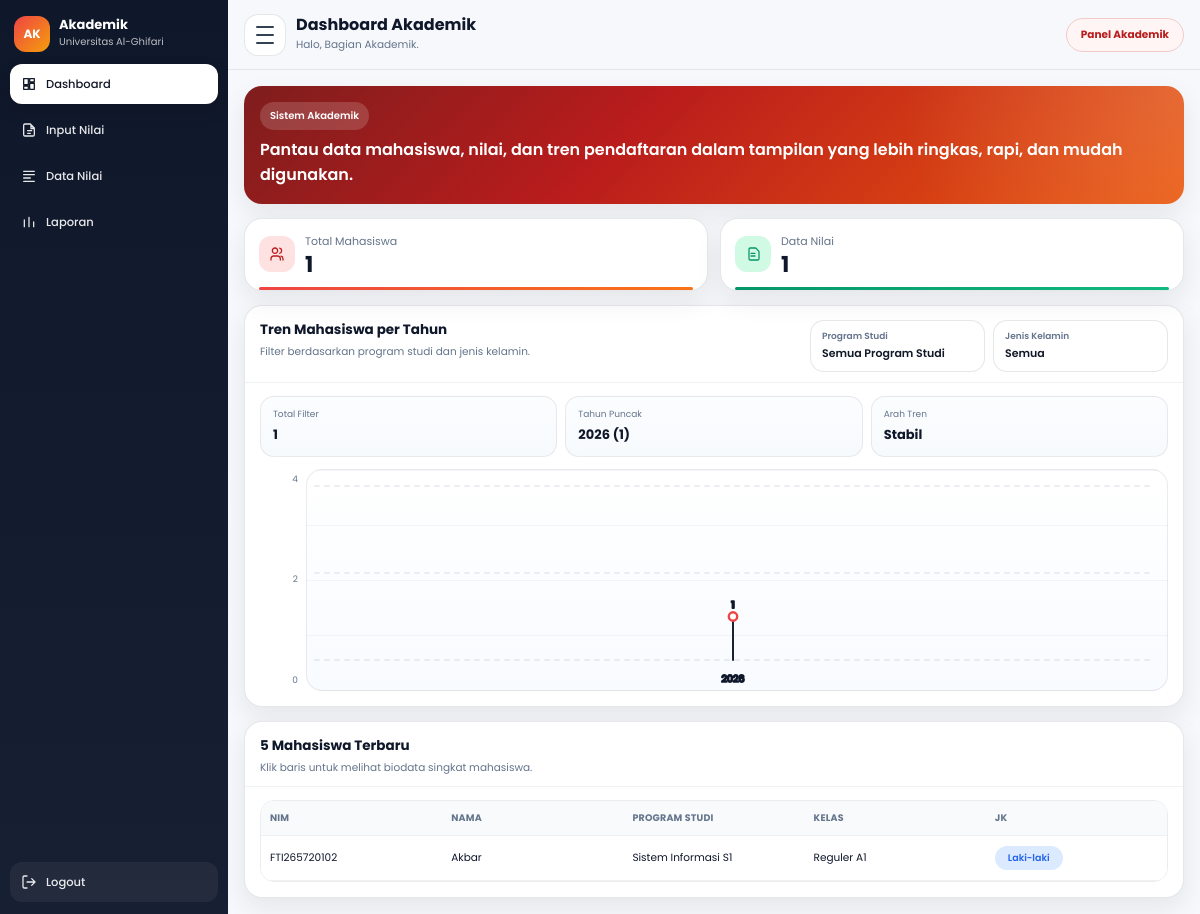
The app's page /akademik/dashboard.php?login=1 (signed in) with its own data.
### tables this page shows
CREATE TABLE `mahasiswa` (
  `id_mahasiswa` int NOT NULL,
  `tanggal_registrasi` date NOT NULL,
  `periode_pendaftaran` varchar(60) NOT NULL,
  `jenis_pendaftaran` varchar(60) NOT NULL,
  `jalur_pendaftaran` varchar(60) DEFAULT NULL,
  `program_studi` varchar(100) NOT NULL,
  `kelas` varchar(30) NOT NULL,
  `nim` varchar(30) NOT NULL,
  `jalur_keuangan` varchar(100) NOT NULL,
  `nama_mahasiswa` varchar(150) NOT NULL,
  `tempat_lahir` varchar(100) NOT NULL,
  `tanggal_lahir` date NOT NULL,
  `jenis_kelamin` varchar(20) NOT NULL,
  `golongan_darah` varchar(5) DEFAULT NULL,
  `agama` varchar(30) NOT NULL,
  `ukuran_seragam` varchar(10) NOT NULL,
  `nik` varchar(30) DEFAULT NULL,
  `nisn` varchar(30) DEFAULT NULL,
  `npwp` varchar(30) DEFAULT NULL,
  `kewarganegaraan` enum('WNI','WNA') DEFAULT NULL,
  `provinsi` varchar(100) DEFAULT NULL,
  `kab_kota` varchar(100) DEFAULT NULL,
  `kecamatan` varchar(100) DEFAULT NULL,
  `kelurahan` varchar(100) DEFAULT NULL,
  `jalan` varchar(200) DEFAULT NULL,
  `dusun` varchar(100) DEFAULT NULL,
  `rt` varchar(10) DEFAULT NULL,
  `rw` varchar(10) DEFAULT NULL,
  `kode_pos` varchar(10) DEFAULT NULL,
  `jenis_tinggal` varchar(50) DEFAULT NULL,
  `alat_transportasi` varchar(50) DEFAULT NULL,
  `telepon` varchar(30) DEFAULT NULL,
  `hp` varchar(30) DEFAULT NULL,
  `email` varchar(120) DEFAULT NULL,
  `penerima_kps` enum('Ya','Tidak') DEFAULT NULL,
  `no_kps` varchar(50) DEFAULT NULL,
  `nama_ayah` varchar(150) DEFAULT NULL,
  `tanggal_lahir_ayah` date DEFAULT NULL,
  `pendidikan_ayah` varchar(80) DEFAULT NULL,
  `pekerjaan_ayah` varchar(80) DEFAULT NULL,
  `penghasilan_ayah` varchar(80) DEFAULT NULL,
  `nama_ibu` varchar(150) DEFAULT NULL,
  `tanggal_lahir_ibu` date DEFAULT NULL,
  `pendidikan_ibu` varchar(80) DEFAULT NULL,
  `pekerjaan_ibu` varchar(80) DEFAULT NULL,
  `penghasilan_ibu` varchar(80) DEFAULT NULL,
  `nama_wali` varchar(150) DEFAULT NULL,
  `tanggal_lahir_wali` date DEFAULT NULL,
  `pendidikan_wali` varchar(80) DEFAULT NULL,
  `pekerjaan_wali` varchar(80) DEFAULT NULL,
  `penghasilan_wali` varchar(80) DEFAULT NULL,
  `asal_sekolah` varchar(150) DEFAULT NULL,
  `no_ijazah` varchar(80) DEFAULT NULL,
  `alamat_sekolah` varchar(255) DEFAULT NULL,
  `kodepos_sekolah` varchar(10) DEFAULT NULL,
  `email_sekolah` varchar(120) DEFAULT NULL,
  `telepon_sekolah` varchar(30) DEFAULT NULL,
  `website_sekolah` varchar(120) DEFAULT NULL,
  `asal_jurusan` varchar(120) DEFAULT NULL,
  `sks_diakui` int DEFAULT NULL,
  `asal_perguruan_tinggi` varchar(150) DEFAULT NULL,
  `asal_program_studi` varchar(150) DEFAULT NULL,
  `akun_dicetak` tinyint(1) NOT NULL DEFAULT '0',
  `akun_dicetak_pada` timestamp NULL DEFAULT NULL,
  `id_user` int DEFAULT NULL,
  `dibuat_pada` timestamp NULL DEFAULT CURRENT_TIMESTAMP,
  `diubah_pada` timestamp NULL DEFAULT NULL ON UPDATE CURRENT_TIMESTAMP
);

### akademik/dashboard.php (the view, shortened to what this page needs)
<?php
require_once __DIR__ . "/../config.php";
$namaLogin = $_SESSION['nama_lengkap'] ?? 'Akademik';
$totalMahasiswa = 0;
$totalNilai = 0;
$q1 = $conn->query("SELECT COUNT(*) AS total FROM mahasiswa");
if ($q1 && $row = $q1->fetch_assoc()) {
  $totalMahasiswa = (int)$row['total'];
}
$q2 = $conn->query("SELECT COUNT(*) AS total FROM nilai_mahasiswa");
if ($q2 && $row = $q2->fetch_assoc()) {
  $totalNilai = (int)$row['total'];
}
$mahasiswaTerbaru = [];
$sqlMahasiswa = "SELECT nim, nama_mahasiswa, program_studi, kelas, jenis_kelamin
                 FROM mahasiswa
                 ORDER BY id_mahasiswa DESC
                 LIMIT 5";
$resMahasiswa = $conn->query($sqlMahasiswa);
if ($resMahasiswa) {
  while ($row = $resMahasiswa->fetch_assoc()) {
    $mahasiswaTerbaru[] = $row;
  }
}
?>
<!doctype html>
<html lang="id">
<head>
  <link rel="stylesheet" href="../css/css_akademik/dashboard.css?v=2">
</head>
<body>
  <div class="app" id="app">
    <?php include __DIR__ . "/sidebarmenu.php"; ?>
    <main class="main">
      <header class="topbar">
        <div class="top-left">
          <button type="button" id="menuToggle" class="menu-toggle" aria-label="Toggle menu">
            <span></span>
            <span></span>
            <span></span>
          </button>
          <div class="topbar-text">
            <h1 class="page-title">Dashboard Akademik</h1>
            <p class="page-subtitle">Halo, <?= htmlspecialchars($namaLogin); ?>.</p>
          </div>
        </div>
        <div class="topbar-right">
          <span class="topbar-pill">Panel Akademik</span>
        </div>
      </header>
      <div class="content">
        <section class="hero">
          <div class="hero-content">
            <div class="hero-kicker">Sistem Akademik</div>
            <h2 class="hero-title">Pantau data mahasiswa, nilai, dan tren pendaftaran dalam tampilan yang lebih ringkas, rapi, dan mudah digunakan.</h2>
          </div>
        </section>
        <section class="stats">
          <div class="card stat-card accent-red">
            <div class="stat-head">
              <span class="stat-icon">
                <svg viewBox="0 0 24 24" fill="none">
                  <path d="M17 21v-2a4 4 0 0 0-4-4H7a4 4 0 0 0-4 4v2m18 0v-2a4 4 0 0 0-3-3.87M16 3.13a4 4 0 0 1 0 7.75M13 7a4 4 0 1 1-8 0 4 4 0 0 1 8 0Z"/>
                </svg>
              </span>
              <div class="stat-meta">
                <div class="stat-label">Total Mahasiswa</div>
                <div class="stat-value"><?= number_format($totalMahasiswa); ?></div>
              </div>
            </div>
          </div>
          <div class="card stat-card accent-green">
            <div class="stat-head">
              <span class="stat-icon">
                <svg viewBox="0 0 24 24" fill="none">
                  <path d="M9 11h6m-6 4h6M8 3h8l5 5v11a2 2 0 0 1-2 2H8a2 2 0 0 1-2-2V5a2 2 0 0 1 2-2Z"/>
                </svg>
              </span>
              <div class="stat-meta">
                <div class="stat-label">Data Nilai</div>
                <div class="stat-value"><?= number_format($totalNilai); ?></div>
              </div>
            </div>
          </div>
        </section>
        <section class="content-grid">
          <div class="card chart-card">
            <div class="card-head card-head-flex">
              <div>
                <h2>Tren Mahasiswa per Tahun</h2>
                <p class="section-subtitle">Filter berdasarkan program studi dan jenis kelamin.</p>
              </div>
              <div class="filter-popups">
                <div class="filter-popup">
                  <button type="button" class="filter-toggle">
                    <span>Program Studi</span>
                    <strong id="filterProdiLabel">Semua Program Studi</strong>
                  </button>
                </div>
                <div class="filter-popup">
                  <button type="button" class="filter-toggle">
                    <span>Jenis Kelamin</span>
                    <strong id="filterGenderLabel">Semua</strong>
                  </button>
                </div>
              </div>
            </div>
            <div class="card-body">
              <div class="chart-summary">
                <div class="summary-chip">
                  <span class="summary-label">Total Filter</span>
                  <strong id="summaryTotal">0</strong>
                </div>
                <div class="summary-chip">
                  <span class="summary-label">Tahun Puncak</span>
                  <strong id="summaryPeak">-</strong>
                </div>
                <div class="summary-chip">
                  <span class="summary-label">Arah Tren</span>
                  <strong id="summaryTrend">Stabil</strong>
                </div>
              </div>
              <div class="chart-box">
                <div class="chart-y-axis">
                  <span id="yMax">0</span>
                  <span id="yMid">0</span>
                  <span>0</span>
                </div>
                <div class="chart-canvas" id="chartCanvas"></div>
              </div>
            </div>
          </div>
        </section>
        <section class="bottom-grid">
          <div class="card">
            <div class="card-head">
              <h2>5 Mahasiswa Terbaru</h2>
              <p class="section-subtitle">Klik baris untuk melihat biodata singkat mahasiswa.</p>
            </div>
            <div class="card-body">
              <?php if (!empty($mahasiswaTerbaru)): ?>
                <div class="table-wrap">
                  <table class="table">
                    <thead>
                      <tr>
                        <th>NIM</th>
                        <th>Nama</th>
                        <th>Program Studi</th>
                        <th>Kelas</th>
                        <th>JK</th>
                      </tr>
                    </thead>
                    <tbody>
                      <?php foreach ($mahasiswaTerbaru as $m): ?>
                        <tr
                          class="student-row"
                          data-nim="<?= htmlspecialchars($m['nim']); ?>"
                          data-nama="<?= htmlspecialchars($m['nama_mahasiswa']); ?>"
                          data-prodi="<?= htmlspecialchars($m['program_studi']); ?>"
                          data-kelas="<?= htmlspecialchars($m['kelas']); ?>"
                          data-jk="<?= htmlspecialchars($m['jenis_kelamin']); ?>"
                          tabindex="0"
                        >
                          <td><?= htmlspecialchars($m['nim']); ?></td>
                          <td><?= htmlspecialchars($m['nama_mahasiswa']); ?></td>
                          <td><?= htmlspecialchars($m['program_studi']); ?></td>
                          <td><?= htmlspecialchars($m['kelas']); ?></td>
                          <td>
                            <span class="gender-badge <?= strtolower($m['jenis_kelamin']) === 'laki-laki' ? 'male' : 'female'; ?>">
                              <?= htmlspecialchars($m['jenis_kelamin']); ?>
                            </span>
                          </td>
                        </tr>
                      <?php endforeach; ?>
                    </tbody>
                  </table>
                </div>
              <?php else: ?>
                <div class="empty-text">Belum ada data mahasiswa.</div>
              <?php endif; ?>
            </div>
          </div>
        </section>
      </div>
    </main>
  </div>
</body>
</html>

### records on screen
mahasiswa: nim "FTI265720102", nama_mahasiswa "Akbar", program_studi "Sistem Informasi S1", kelas "Reguler A1", jenis_kelamin "Laki-laki"

### other values on screen
$namaLogin "Bagian Akademik"
$totalMahasiswa "1"
$totalNilai "1"
